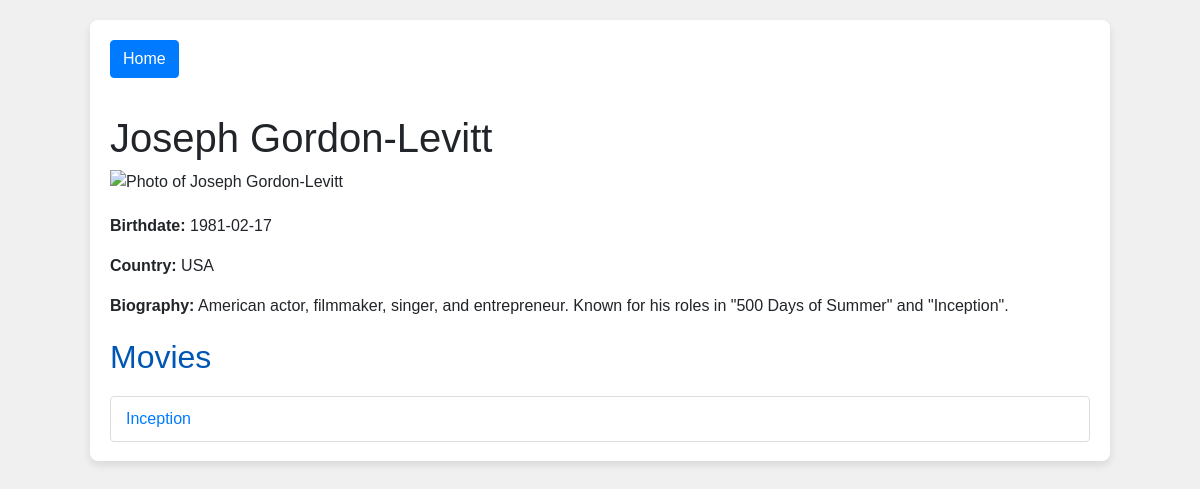
The page /actor.php?id=8 (signed in) on the database its author committed.
### tables this page shows
CREATE TABLE `actors` (
  `ActorID` int(11) NOT NULL,
  `Name` varchar(255) NOT NULL,
  `Birthdate` date DEFAULT NULL,
  `Country` varchar(100) DEFAULT NULL,
  `Biography` text DEFAULT NULL,
  `PhotoURL` varchar(255) DEFAULT NULL
);

CREATE TABLE `movies` (
  `MovieID` int(11) NOT NULL,
  `Title` varchar(255) NOT NULL,
  `ReleaseDate` date DEFAULT NULL,
  `Genre` varchar(100) DEFAULT NULL,
  `Duration` int(11) DEFAULT NULL,
  `Country` varchar(100) DEFAULT NULL,
  `Language` varchar(100) DEFAULT NULL,
  `Plot` text DEFAULT NULL,
  `PosterURL` varchar(255) DEFAULT NULL
);

### actor.php (the view, shortened to what this page needs)
<?php
require_once 'db_connect.php';
$actor_id = isset($_GET['id']) ? intval($_GET['id']) : 0;
$actor_query = "SELECT * FROM actors WHERE ActorID = ?";
$stmt = $conn->prepare($actor_query);
$stmt->bind_param("i", $actor_id);
$stmt->execute();
$actor = $stmt->get_result()->fetch_assoc();
$movies_query = "SELECT m.* FROM movies m JOIN movie_actors ma ON m.MovieID = ma.MovieID WHERE ma.ActorID = ?";
$stmt = $conn->prepare($movies_query);
$stmt->bind_param("i", $actor_id);
$stmt->execute();
$movies_result = $stmt->get_result();
$movies = $movies_result->fetch_all(MYSQLI_ASSOC);
?>
<!DOCTYPE html>
<html lang="en">
<head>
    <link rel="stylesheet" href="https://maxcdn.bootstrapcdn.com/bootstrap/4.5.2/css/bootstrap.min.css">
</head>
<body>
    <div class="container">
        <a href="account.php" class="btn btn-primary mb-3">Home</a>
        <div class="info">
            <h1><?php echo htmlspecialchars($actor['Name']); ?></h1>
            <img src="<?php echo htmlspecialchars($actor['PhotoURL']); ?>" alt="Photo of <?php echo htmlspecialchars($actor['Name']); ?>">
            <p><strong>Birthdate:</strong> <?php echo htmlspecialchars($actor['Birthdate']); ?></p>
            <p><strong>Country:</strong> <?php echo htmlspecialchars($actor['Country']); ?></p>
            <p><strong>Biography:</strong> <?php echo htmlspecialchars($actor['Biography']); ?></p>
        </div>
        <div class="info">
            <h2>Movies</h2>
            <ul class="list-group">
                <?php foreach ($movies as $movie) : ?>
                    <li class="list-group-item"><a href="movie_detail.php?id=<?php echo $movie['MovieID']; ?>"><?php echo htmlspecialchars($movie['Title']); ?></a></li>
                <?php endforeach; ?>
            </ul>
        </div>
    </div>
</body>
</html>

### actor.php (style rules this page uses)
body { font-family: 'Arial', sans-serif; background-color: #f0f0f0; }
.container { width: 85%; margin: 20px auto; background: #fff; padding: 20px; box-shadow: 0 4px 8px rgba(0, 0, 0, 0.1); border-radius: 8px; }
.info, .list-group { margin-top: 20px; }
.info h2 { color: #0056b3; }
.info img { max-width: 100%; height: auto; margin-bottom: 20px; }
.list-group-item { position: relative; display: block; padding: 10px 15px; margin-bottom: -1px; background-color: #fff; border: 1px solid #ddd; }

### rows shown on the page
actors: Name "Joseph Gordon-Levitt", Birthdate "1981-02-17", Country "USA", Biography "American actor, filmmaker, singer, and entrepreneur. Known for his roles in \"500 Days of Summer\" and \"Inception\"."
movies: Title "Inception"
